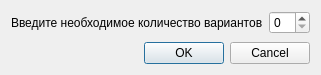
<?xml version="1.0" encoding="UTF-8"?>
<ui version="4.0">
 <class>variants_add_form</class>
 <widget class="QDialog" name="variants_add_form">
  <property name="geometry">
   <rect>
    <x>0</x>
    <y>0</y>
    <width>295</width>
    <height>75</height>
   </rect>
  </property>
  <property name="windowTitle">
   <string>Добавить варианты</string>
  </property>
  <layout class="QVBoxLayout" name="verticalLayout">
   <item>
    <layout class="QHBoxLayout" name="horizontalLayout">
     <item>
      <widget class="QLabel" name="label">
       <property name="text">
        <string>Введите необходимое количество вариантов</string>
       </property>
      </widget>
     </item>
     <item>
      <widget class="QSpinBox" name="amount_sb"/>
     </item>
    </layout>
   </item>
   <item>
    <spacer name="verticalSpacer">
     <property name="orientation">
      <enum>Qt::Vertical</enum>
     </property>
     <property name="sizeHint" stdset="0">
      <size>
       <width>20</width>
       <height>0</height>
      </size>
     </property>
    </spacer>
   </item>
   <item>
    <widget class="QDialogButtonBox" name="buttonBox">
     <property name="orientation">
      <enum>Qt::Horizontal</enum>
     </property>
     <property name="standardButtons">
      <set>QDialogButtonBox::Cancel|QDialogButtonBox::Ok</set>
     </property>
    </widget>
   </item>
  </layout>
 </widget>
 <resources/>
 <connections>
  <connection>
   <sender>buttonBox</sender>
   <signal>accepted()</signal>
   <receiver>variants_add_form</receiver>
   <slot>accept()</slot>
   <hints>
    <hint type="sourcelabel">
     <x>248</x>
     <y>254</y>
    </hint>
    <hint type="destinationlabel">
     <x>157</x>
     <y>274</y>
    </hint>
   </hints>
  </connection>
  <connection>
   <sender>buttonBox</sender>
   <signal>rejected()</signal>
   <receiver>variants_add_form</receiver>
   <slot>reject()</slot>
   <hints>
    <hint type="sourcelabel">
     <x>316</x>
     <y>260</y>
    </hint>
    <hint type="destinationlabel">
     <x>286</x>
     <y>274</y>
    </hint>
   </hints>
  </connection>
 </connections>
</ui>
